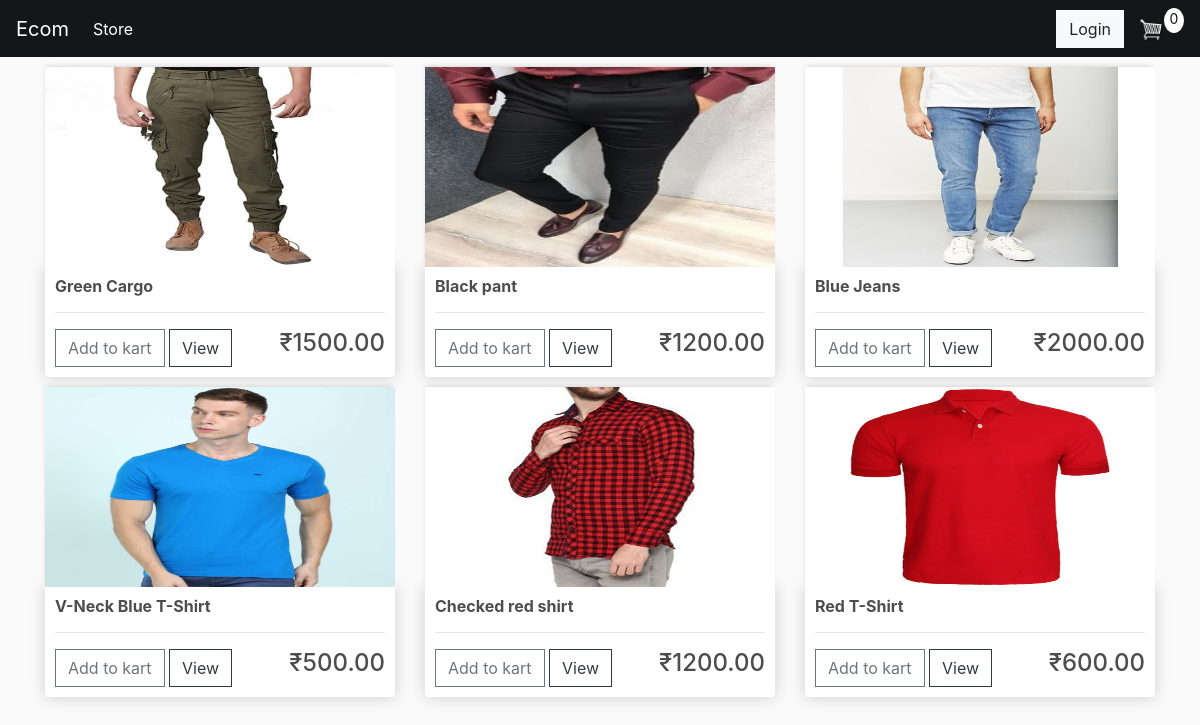
The page / on the database its author committed.
### store/models.py (models this page shows, shortened)
class Product(models.Model):
    name = models.CharField(max_length=200,null=True)
    price = models.FloatField()
    description = models.CharField(max_length=500,blank=True,default="")
    CATEGORY = (('shirt','SHIRT'), ('t-shirt','T-SHIRT'),('trouser','TROUSER'))
    categories = models.CharField(max_length=7,choices=CATEGORY,default='shirt')
    image = models.ImageField(null=True,blank = True)
    @property
    def imageURL(self):
        try:
            url = self.image.url
        except:
            url = ''
        return url

### store/views.py (the view)
# urls.py: path('',views.store,name='store'),
def store(request):
    if request.user.is_authenticated:
        customer = request.user.customer
        order, created = Order.objects.get_or_create(customer=customer, complete = False)
        items = order.orderitem_set.all()
        cartItems = order.get_cart_items
    else:
        items = []
        order = {"get_cart_items":0,"get_cart_total":0}
        cartItems = order["get_cart_items"]
    products = Product.objects.all()
    context = {'products':products, "cartItems": cartItems}
    return render(request,'store/store.html',context)

### store/templates/store/store.html
{% extends 'store/main.html'%}
{% load static%}
{%block content%}
<div class="row">
    {% for product in products%}
    <div class = "col-lg-4">
        <img class="thumbnail" src = "{{product.imageURL}}">
        <div class="box-element product">
            <h6 ><strong>{{product.name}}</strong></h6>
            <hr>
            <button data-product={{product.id}} data-action="add" class="btn btn-outline-secondary addbtn update-cart">Add to kart</button>
            <a href="#" class="btn btn-outline-dark">View</a>
            <h4 style="display: inline-block; float:right;">₹{{product.price|floatformat:2}}</h4>
        </div>
    </div>
    {% endfor %}
</div>
{%endblock%}

### static/css/core.css (style rules this page uses)
body { background-color: hsl(0, 0%, 98%); }
h1,h2,h3,h4,h5,h6 { color:hsl(0, 0%, 30%); }
.box-element { box-shadow:hsl(0, 0%, 80%) 0 0 16px; background-color: #fff; border-radius: 4px; padding: 10px; }
.thumbnail { width: 100%; height: 200px; -webkit-box-shadow: -1px -3px 5px -2px rgba(214,214,214,1); -moz-box-shadow: -1px -3px 5px -2px rgba(214,214,214,1); box-shadow: -1px -3px 5px -2px rgba(214,214,214,1); }
.product { border-radius: 0 0 4px 4px; }
.col-lg-4, .col-lg-6, .col-lg-8, .col-lg-12 { margin-top: 10px; }
.btn { border-radius: 0; }

### rows shown on the page
Product: imageURL (picture), name "Green Cargo", price "1500.00"
Product: imageURL (picture), name "Black pant", price "1200.00"
Product: imageURL (picture), name "Blue Jeans", price "2000.00"
Product: imageURL (picture), name "V-Neck Blue T-Shirt", price "500.00"
Product: imageURL (picture), name "Checked red shirt", price "1200.00"
Product: imageURL (picture), name "Red T-Shirt", price "600.00"

### other values the page prints
{{ cartItems }} "0"
